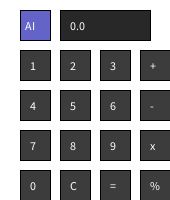
Frame 1 (no input)
Frame 60 (the mouse pressed at the canvas centre just before this capture): identical to frame 1, image omitted
Frame 120 (the mouse held since frame 60 and released just before this capture): identical to frame 1, image omitted

The Processing sketch that drew this single still picture (run headless with seeded random() and noise(); from frame 60 on, the mouse is pressed at the canvas centre):

// Processing sketch: Calculater
// ── Calculater.pde
// stephen p. wallace | sep 14th, 2026 | calculator
Button[] numButtons;
Button[] opButtons;
Button copilotBtn;
Dis dis;
String displayVal = "0.0";
boolean left = true;
float l = 0;
float r = 0;
char op = ' ';
void setup() {
  size(170, 200);
 
  // num buttons
  numButtons = new Button[11];
  numButtons[0] = new Button(20, 170, '0');
  numButtons[1] = new Button(20, 50, '1');
  numButtons[2] = new Button(60, 50, '2');
  numButtons[3] = new Button(100, 50, '3');
  numButtons[4] = new Button(20, 90, '4');
  numButtons[5] = new Button(60, 90, '5');
  numButtons[6] = new Button(100, 90, '6');
  numButtons[7] = new Button(20, 130, '7');
  numButtons[8] = new Button(60, 130, '8');
  numButtons[9] = new Button(100, 130, '9');
  numButtons[10] = new Button(60, 170, 'C');
  // op buttoons
  opButtons = new Button[5];
  opButtons[0] = new Button(140, 50, '+');
  opButtons[1] = new Button(140, 90, '-');
  opButtons[2] = new Button(140, 130, 'x');
  opButtons[3] = new Button(140, 170, '%');
  opButtons[4] = new Button(100, 170, '=');
  // everyones favrate
  copilotBtn = new Button(20, 10, "AI");
  dis = new Dis(60, 10, "0.0");
}
void draw() {
  background(255);
 
  for (int i = 0; i < numButtons.length; i++) {
    numButtons[i].display();
  }
  for (int i = 0; i < opButtons.length; i++) {
    opButtons[i].display();
  }
  copilotBtn.display();
 
  dis.textVal = displayVal;
  dis.display();
}
void mouseReleased() {
  // check for the ai link
  if (copilotBtn.contains(mouseX, mouseY)) {
    String[] aiJokes = {"SYNTAX ERR", "buy M365","buy calc +","needs email"};
    displayVal = aiJokes[int(random(aiJokes.length))];
    return;
  }
  // check num and C
  for (int i = 0; i < numButtons.length; i++) {
    if (numButtons[i].contains(mouseX, mouseY)) {
      // fixed via redoing string
      String clickedVal = numButtons[i].val;
     
      if (clickedVal.equals("C")) {
        displayVal = "0.0";
        left = true;
        l = 0;
        r = 0;
        op = ' ';
      } else {
        if (displayVal.equals("0.0") || displayVal.length() > 8 || displayVal.equals("+") || displayVal.equals("-") || displayVal.equals("x") || displayVal.equals("%") || displayVal.equals("SYNTAX ERR") || displayVal.equals("BUY M365")) {
          displayVal = clickedVal;
        } else {
          displayVal = displayVal + clickedVal;
        }
       
        if (left == true) {
          l = float(displayVal);
        } else {
          r = float(displayVal);
        }
      }
    }
  }
 
  // check op buttons
  for (int i = 0; i < opButtons.length; i++) {
    if (opButtons[i].contains(mouseX, mouseY)) {
      op = opButtons[i].val.charAt(0);
     
      if (op == '=') {
        float result = 0;
        if (op == '+') result = l + r;
        else if (op == '-') result = l - r;
        else if (op == 'x') result = l * r;
        else if (op == '%') result = l / r;
       
        displayVal = str(result);
        l = result;
        left = true;
      } else {
        displayVal = str(op);
        left = false;
      }
    }
  }
}

// ── Button.pde
class Button {
  float x, y, w, h;
  color c1;
  String val;
  Button(float x, float y, char val) {
    this.x = x;
    this.y = y;
    w = 30;
    h = 30;
    c1 = color(60);
    this.val = str(val);
  }
  Button(float x, float y, String val) {
    this.x = x;
    this.y = y;
    w = 30;
    h = 30;
    c1 = color(100, 100, 200); // becasse
    this.val = val;
  }
  boolean contains(float mx, float my) {
    return (mx >= x && mx <= x + w && my >= y && my <= y + h);
  }
  void display() {
    fill(c1);
    rect(x, y, w, h);
    fill(255);
    text(val, x + (val.length() > 1 ? 5 : 10), y + 20);
  }
}
class Dis {
  float x, y, w, h;
  color c1;
  String textVal;
  Dis(float x, float y, String textVal) {
    this.x = x;
    this.y = y;
    w = 90;
    h = 30;
    c1 = color(40);
    this.textVal = textVal;
  }
  void display() {
    fill(c1);
    rect(x, y, w, h);
    fill(255);
    text(textVal, x + 10, y + 20);
  }
}
